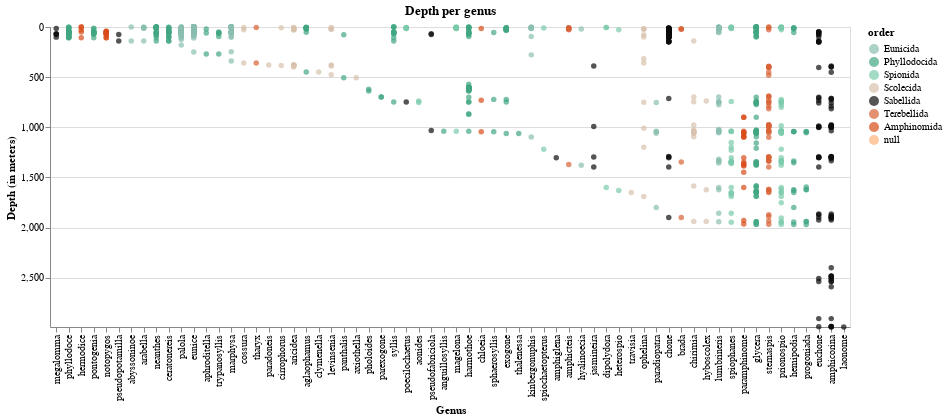

Here is the notebook cell this chart was saved with:
### Markdown cell above
#### grupo de maior profundidade

### Code cell
# ordering x-axis per mean altitude
temp = alt.Chart(teste[teste['genus'].isin(grupo1)], width= 800,
                 title='Depth per genus').mark_circle(color= cores[0]).encode(
    x = alt.X('genus', type='nominal', title='Genus',
             sort=alt.EncodingSortField('min_depth', op='max', order="ascending")),
    y = alt.Y('min_depth', type='quantitative', title='Depth (in meters)', 
              scale= alt.Scale(domain=[max_y, 0])),
    color = alt.Color('order', scale= alt.Scale(domain=ordens, range=cores)),
    tooltip = alt.Tooltip(['catalog_number', 'genus','species',
                            'qualifier', 'start_year','determined_year','min_depth'])
)

temp.save('./graphs/depth/genus/depth_per_genus-maior-profundidade.html')
temp

### Figure 1 — Vega-Lite specification as saved in the notebook (floating-point values rounded to 4 significant figures; data arrays with more than 128 entries replaced by an {"elided": "..."} marker saying what was removed)
{"config": {"view": {"continuousWidth": 400, "continuousHeight": 300}}, "data": {"name": "data-ae02d5e7fdbc4a1c1bd88a7c7d1f3f7d"}, "mark": {"type": "circle", "color": "#8ABFB0"}, "encoding": {"color": {"type": "nominal", "field": "order", "scale": {"domain": ["Eunicida", "Phyllodocida", "Spionida", "Scolecida", "Sabellida", "Terebellida", "Amphinomida", NaN], "range": ["#8ABFB0", "#41A681", "#7ACAAB", "#D9C2AD", "#0D0D0D", "#D96236", "#D94B18", "#FFB27C", "#732C02", "#86471B"]}}, "tooltip": [{"type": "nominal", "field": "catalog_number"}, {"type": "nominal", "field": "genus"}, {"type": "nominal", "field": "species"}, {"type": "nominal", "field": "qualifier"}, {"type": "quantitative", "field": "start_year"}, {"type": "quantitative", "field": "determined_year"}, {"type": "quantitative", "field": "min_depth"}], "x": {"type": "nominal", "field": "genus", "sort": {"field": "min_depth", "op": "max", "order": "ascending"}, "title": "Genus"}, "y": {"type": "quantitative", "field": "min_depth", "scale": {"domain": [2992.0, 0]}, "title": "Depth (in meters)"}}, "title": "Depth per genus", "width": 800, "$schema": "https://vega.github.io/schema/vega-lite/v4.8.1.json", "datasets": {"data-ae02d5e7fdbc4a1c1bd88a7c7d1f3f7d": {"elided": "1042 records"}}}
